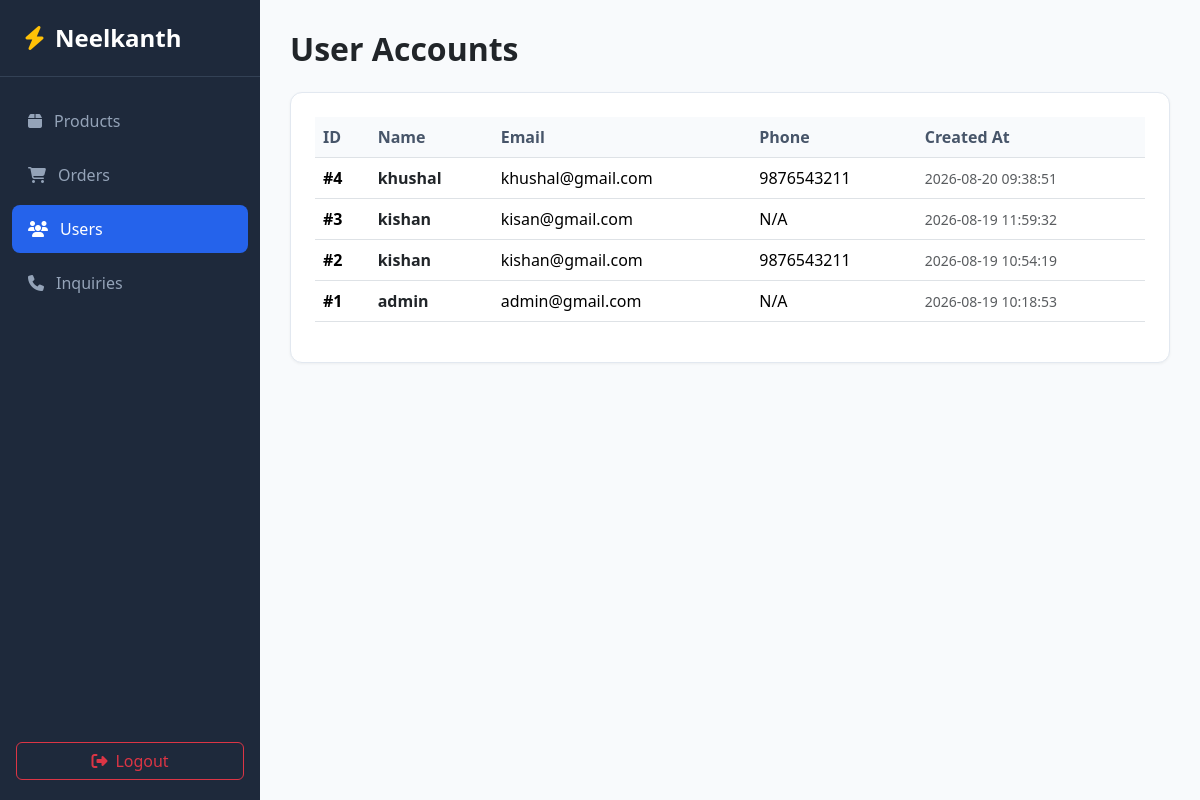
/admin/users.php, run on the app's committed database.
### tables this page shows
CREATE TABLE `users` (
  `id` int(11) NOT NULL,
  `name` varchar(100) DEFAULT NULL,
  `username` varchar(100) NOT NULL,
  `email` varchar(100) NOT NULL,
  `phone` varchar(15) DEFAULT NULL,
  `password` varchar(255) NOT NULL,
  `created_at` timestamp NOT NULL DEFAULT current_timestamp()
);

### admin/users.php (the view, shortened to what this page needs)
<?php
require_once '../config/db.php';
$sql = "SELECT * FROM users ORDER BY id DESC";
$result = $conn->query($sql);
?>
<!DOCTYPE html>
<html lang="en">
<head>
    <link href="https://cdn.jsdelivr.net/npm/bootstrap@5.3.2/dist/css/bootstrap.min.css" rel="stylesheet">
    <link rel="stylesheet" href="https://cdnjs.cloudflare.com/ajax/libs/font-awesome/6.4.0/css/all.min.css">
</head>
<body>
<div class="admin-wrapper">
    <aside class="sidebar">
        <div>
            <a href="dashboard.php" class="sidebar-brand">
                <i class="fa-solid fa-bolt text-warning"></i> Neelkanth
            </a>
            <ul class="sidebar-menu">
                <li><a href="products.php"><i class="fa-solid fa-box"></i> Products</a></li>
                <li><a href="orders.php"><i class="fa-solid fa-cart-shopping"></i> Orders</a></li>
                <li><a href="users.php" class="active"><i class="fa-solid fa-users"></i> Users</a></li>
                <li><a href="inquiries.php"><i class="fa-solid fa-phone"></i> Inquiries</a></li>
            </ul>
        </div>
        <div class="px-3">
            <a href="logout.php" class="btn btn-outline-danger w-100 d-flex align-items-center justify-content-center gap-2">
                <i class="fa-solid fa-right-from-bracket"></i> Logout
            </a>
        </div>
    </aside>
    <main class="main-content">
        <h2 class="fw-bold text-dark mb-4">User Accounts</h2>
        <div class="card-custom">
            <?php if ($result && $result->num_rows > 0): ?>
                <div class="table-responsive">
                    <table class="table align-middle">
                        <thead>
                            <tr>
                                <th>ID</th>
                                <th>Name</th>
                                <th>Email</th>
                                <th>Phone</th>
                                <th>Created At</th>
                            </tr>
                        </thead>
                        <tbody>
                            <?php while ($row = $result->fetch_assoc()): ?>
                                <tr>
                                    <td class="fw-bold">#<?php echo $row['id']; ?></td>
                                    <td>
                                        <span class="fw-semibold text-dark">
                                            <?php
                                                if (!empty($row['name'])) {
                                                    echo htmlspecialchars($row['name']);
                                                } elseif (!empty($row['username'])) {
                                                    echo htmlspecialchars($row['username']);
                                                } else {
                                                    echo "N/A";
                                                }
                                            ?>
                                        </span>
                                    </td>
                                    <td><?php echo htmlspecialchars($row['email']); ?></td>
                                    <td><?php echo htmlspecialchars($row['phone'] ?? 'N/A'); ?></td>
                                    <td><small class="text-muted"><?php echo date('Y-m-d H:i:s', strtotime($row['created_at'])); ?></small></td>
                                </tr>
                            <?php endwhile; ?>
                        </tbody>
                    </table>
                </div>
            <?php endif; ?>
        </div>
    </main>
</div>
</body>
</html>

### admin/users.php (style rules this page uses)
body { background-color: #f8fafc; overflow-x: hidden; }
.admin-wrapper { display: flex; height: 100vh; overflow: hidden; }
.sidebar { width: 260px; background-color: #1e293b; color: #ffffff; flex-shrink: 0; display: flex; flex-direction: column; justify-content: space-between; padding: 20px 0; }
.sidebar-brand { font-size: 1.5rem; font-weight: 700; color: #ffffff; padding: 0 24px 20px; border-bottom: 1px solid #334155; text-decoration: none; display: flex; align-items: center; gap: 10px; }
.sidebar-menu { list-style: none; padding: 20px 12px; margin: 0; }
.sidebar-menu li { margin-bottom: 6px; }
.sidebar-menu a { color: #94a3b8; text-decoration: none; padding: 12px 16px; border-radius: 8px; display: flex; align-items: center; gap: 12px; font-weight: 500; transition: all 0.2s ease; }
.sidebar-menu a:hover, .sidebar-menu a.active { background-color: #2563eb; color: #ffffff; }
.main-content { flex-grow: 1; overflow-y: auto; padding: 30px; height: 100vh; }
.card-custom { background: #ffffff; border-radius: 12px; border: 1px solid #e2e8f0; box-shadow: 0 1px 3px rgba(0,0,0,0.05); padding: 24px; }
.table th { background-color: #f8fafc; color: #475569; font-weight: 600; }

### data on the page
users: id "4", name "khushal", email "khushal@gmail.com", phone "9876543211", created_at "2026-08-20 09:38:51"
users: id "3", username "kishan", email "kisan@gmail.com", phone "N/A", created_at "2026-08-19 11:59:32"
users: id "2", name "kishan", email "kishan@gmail.com", phone "9876543211", created_at "2026-08-19 10:54:19"
users: id "1", username "admin", email "admin@gmail.com", phone "N/A", created_at "2026-08-19 10:18:53"
